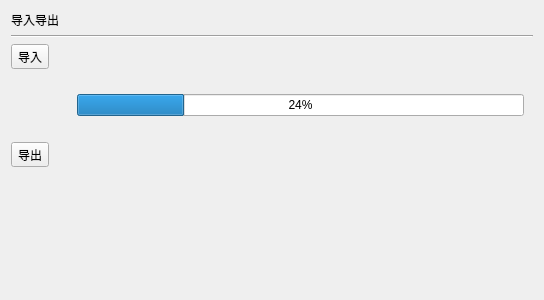
<?xml version="1.0" encoding="UTF-8"?>
<ui version="4.0">
 <class>FormExchangeContent</class>
 <widget class="QWidget" name="FormExchangeContent">
  <property name="geometry">
   <rect>
    <x>0</x>
    <y>0</y>
    <width>544</width>
    <height>300</height>
   </rect>
  </property>
  <property name="windowTitle">
   <string>Form</string>
  </property>
  <layout class="QGridLayout" name="gridLayout">
   <item row="0" column="0">
    <widget class="QLabel" name="label">
     <property name="text">
      <string>导入导出</string>
     </property>
    </widget>
   </item>
   <item row="3" column="1">
    <spacer name="verticalSpacer">
     <property name="orientation">
      <enum>Qt::Vertical</enum>
     </property>
     <property name="sizeHint" stdset="0">
      <size>
       <width>20</width>
       <height>40</height>
      </size>
     </property>
    </spacer>
   </item>
   <item row="1" column="0" colspan="2">
    <widget class="Line" name="line">
     <property name="sizePolicy">
      <sizepolicy hsizetype="Expanding" vsizetype="Fixed">
       <horstretch>0</horstretch>
       <verstretch>0</verstretch>
      </sizepolicy>
     </property>
     <property name="orientation">
      <enum>Qt::Horizontal</enum>
     </property>
    </widget>
   </item>
   <item row="2" column="0" colspan="2">
    <layout class="QFormLayout" name="formLayout">
     <item row="0" column="0">
      <widget class="QToolButton" name="toolButton_import">
       <property name="text">
        <string>导入</string>
       </property>
      </widget>
     </item>
     <item row="2" column="0">
      <widget class="QToolButton" name="toolButton_export">
       <property name="text">
        <string>导出</string>
       </property>
      </widget>
     </item>
     <item row="2" column="1">
      <widget class="QLabel" name="label_3">
       <property name="text">
        <string/>
       </property>
      </widget>
     </item>
     <item row="1" column="0">
      <spacer name="verticalSpacer_2">
       <property name="orientation">
        <enum>Qt::Vertical</enum>
       </property>
       <property name="sizeHint" stdset="0">
        <size>
         <width>20</width>
         <height>40</height>
        </size>
       </property>
      </spacer>
     </item>
     <item row="0" column="1">
      <widget class="QLabel" name="label_2">
       <property name="text">
        <string/>
       </property>
      </widget>
     </item>
     <item row="1" column="1">
      <widget class="QWidget" name="formWidget_state" native="true">
       <layout class="QHBoxLayout" name="horizontalLayout">
        <item>
         <widget class="QLabel" name="label_state">
          <property name="sizePolicy">
           <sizepolicy hsizetype="Fixed" vsizetype="Preferred">
            <horstretch>0</horstretch>
            <verstretch>0</verstretch>
           </sizepolicy>
          </property>
          <property name="text">
           <string/>
          </property>
         </widget>
        </item>
        <item>
         <widget class="QProgressBar" name="progressBar">
          <property name="value">
           <number>24</number>
          </property>
         </widget>
        </item>
       </layout>
      </widget>
     </item>
    </layout>
   </item>
  </layout>
 </widget>
 <resources/>
 <connections/>
</ui>
